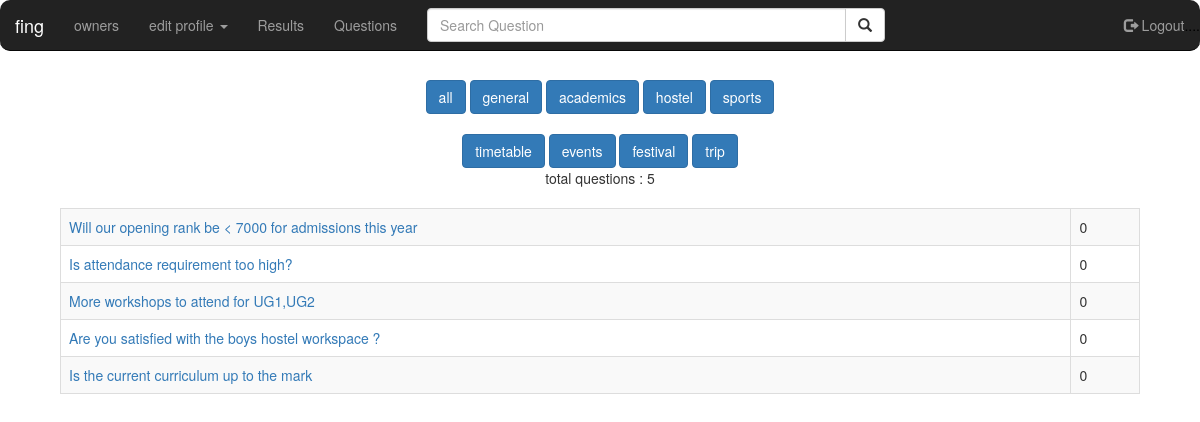
Page /results/academics/ (signed in) on the committed database.
### mysite/models.py (models this page shows, shortened)
class QuestionTable(models.Model):
    question_text = models.CharField(max_length=100, blank=False)
    question_text_undrscr= models.CharField(max_length=100, blank=False)
    gender = models.CharField(max_length=1, choices=(('M','Male'),('F','Female'),('A','All')), blank=False, default='A')
    category = models.CharField(max_length=20, choices=(('ACADEMICS', 'ACADEMICS'), ('HOSTEL', 'HOSTEL'),('SPORTS','SPORTS'),('TIMETABLE','TIMETABLE'),('EVENTS','EVENTS'),('FESTIVAL','FESTIVAL'),('TRIP','TRIP'),('GENERAL','GENERAL')), default='GENERAL')
    yes_vote = models.PositiveIntegerField(default=0)
    no_vote =  models.PositiveIntegerField(default=0)
    dontcare_vote = models.PositiveIntegerField(default=0)
    confused_vote = models.PositiveIntegerField(default=0)
    dead_line = models.DateField()

### mysite/views.py (the view)
# urls.py: url(r'^results/academics/$', result_academics, name="academics2"),
def result_academics(request):
    if not request.user.is_authenticated():
        return redirect('/')
    g = UserProfileModel.objects.get(user=request.user).gender
    if g =="A":
       all_questions = QuestionTable.objects.filter(gender='A', category='ACADEMICS', dead_line__lt=timezone.now())
    else:
        all_questions = QuestionTable.objects.filter(gender='A', category='ACADEMICS', dead_line__lt=timezone.now())
        all_questions2= QuestionTable.objects.filter(gender=g, category='ACADEMICS', dead_line__lt=timezone.now())
    c = all_questions.count()+all_questions2.count()
    return render(request, 'mysite/question/all2.html',{'c':c,'all_questions': all_questions, 'all_questions2': all_questions2, })

### mysite/templates/mysite/question/all2.html (shortened to what this page needs)
<!DOCTYPE html>
<head>
{% load staticfiles %}
  <link rel="stylesheet" href="https://maxcdn.bootstrapcdn.com/bootstrap/3.3.7/css/bootstrap.min.css">
<link rel="stylesheet" type="text/css" href="{% static 'mysite' %}">
</head>
<body background="color:rgb(0,0,0)">
<nav class="navbar navbar-inverse navbar-fixed-top">
    <div class="contaner-fluid">
        <div class="navbar-header">
            <a class="navbar-brand active" href="{% url 'home' %}">fing</a>
        </div>
        <div class="collapse navbar-collapse" id="topNavBar">
            <ul class="nav navbar-nav">
                <li><a href="{% url 'owners' %}">owners</a></li>
                <li class="dropdown">
                  <a class="dropdown-toggle" data-toggle="dropdown" href="#">edit profile <span class="caret"></span></a>
                </li>
                <li><a href="{% url 'results' %}">Results</a></li>
                <li><a href="{% url 'questions' %}">Questions</a></li>
            </ul>
            <form class="navbar-form navbar-left">
                <div class="input-group">
                    <input type="text" id = "filt" class="form-control" placeholder="Search Question" size="50" onkeyup="search()">
                    <div class="input-group-btn">
                      <button class="btn btn-default" type="submit">
                        <i class="glyphicon glyphicon-search"></i>
                      </button>
                    </div>
                </div>
            </form>
            <ul class="nav navbar-nav navbar-right">
                <li><a href="{% url 'logout' %}"><span class="glyphicon glyphicon-log-out"></span> Logout<span style="color:black">....</span></a></li>
            </ul>
        </div>
    </div>
</nav>
<center>
    <br><br><br><br>
            <div class="btn-group">
                <a href="{% url 'results' %}"><button type="button" class="btn btn-primary">all</button></a>
                <a href="{% url 'general2' %}"><button type="button" class="btn btn-primary">general</button></a>
                <a href="{% url 'academics2' %}"><button type="button" class="btn btn-primary">academics</button></a>
                <a href="{% url 'hostel2' %}"><button type="button" class="btn btn-primary">hostel</button></a>
                    <a href="{% url 'sports2' %}"><button type="button" class="btn btn-primary">sports</button></a><br><br>
                    <a href="{% url 'timetable2' %}"><button type="button" class="btn btn-primary">timetable</button></a>
                <a href="{% url 'events2' %}"><button type="button" class="btn btn-primary">events</button></a>
                <a href="{% url 'festival2' %}"><button type="button" class="btn btn-primary">festival</button></a>
                    <a href="{% url 'trip2' %}"><button type="button" class="btn btn-primary">trip</button></a>
            </div>
    <div class="table-responsive">
        <table style="width:90%;padding:10px;" class="table table-striped table-bordered table-hover" id="ta">
        <h3>    {% for q in all_questions %}
                <tr>
                <td><a href="/results/{{q.id}}/">{{ q.question_text }}</a></td>
                    <td>0</td>
                </tr>
            {% endfor %}
        {% for q1 in all_questions2 %}
                <tr>
                <td><a href="/results/{{q1.id}}/">{{ q1.question_text }}</a></td>
                    <td>0</td>
                </tr>
            {% endfor %}
        </h3>
    </table>
    </div>
    </center>
</body>
</html>

### mysite/templates/mysite/question/all2.html (style rules this page uses)
table, td, tr, th { border:1px solid black; border-collapse:collapse; padding:10px }
.navbar, navbar-inverse { border-radius:10px; }
#ta { border-radius:10px; }

### rows in the picture
QuestionTable: question_text "Will our opening rank be < 7000 for admissions this year"
QuestionTable: question_text "Is attendance requirement too high?"
QuestionTable: question_text "More workshops to attend for UG1,UG2"
QuestionTable: question_text "Are you satisfied with the boys hostel workspace ?"
QuestionTable: question_text "Is the current curriculum up to the mark"
